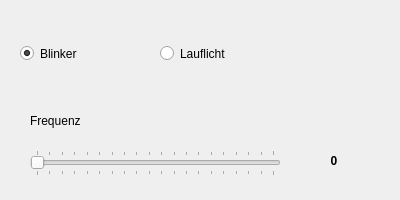
<?xml version="1.0" encoding="UTF-8"?>
<ui version="4.0">
 <class>Gui</class>
 <widget class="QWidget" name="Gui">
  <property name="geometry">
   <rect>
    <x>0</x>
    <y>0</y>
    <width>400</width>
    <height>200</height>
   </rect>
  </property>
  <property name="minimumSize">
   <size>
    <width>400</width>
    <height>200</height>
   </size>
  </property>
  <property name="maximumSize">
   <size>
    <width>400</width>
    <height>200</height>
   </size>
  </property>
  <property name="windowTitle">
   <string>Smartblink</string>
  </property>
  <widget class="QRadioButton" name="blinkButton">
   <property name="geometry">
    <rect>
     <x>20</x>
     <y>40</y>
     <width>119</width>
     <height>27</height>
    </rect>
   </property>
   <property name="text">
    <string>Blinker</string>
   </property>
   <property name="checked">
    <bool>true</bool>
   </property>
   <attribute name="buttonGroup">
    <string notr="true">buttonGroup</string>
   </attribute>
  </widget>
  <widget class="QRadioButton" name="lauflichtButton">
   <property name="geometry">
    <rect>
     <x>160</x>
     <y>40</y>
     <width>119</width>
     <height>27</height>
    </rect>
   </property>
   <property name="text">
    <string>Lauflicht</string>
   </property>
   <attribute name="buttonGroup">
    <string notr="true">buttonGroup</string>
   </attribute>
  </widget>
  <widget class="QSlider" name="speedSlider">
   <property name="geometry">
    <rect>
     <x>30</x>
     <y>150</y>
     <width>251</width>
     <height>26</height>
    </rect>
   </property>
   <property name="minimum">
    <number>1</number>
   </property>
   <property name="maximum">
    <number>20</number>
   </property>
   <property name="orientation">
    <enum>Qt::Horizontal</enum>
   </property>
   <property name="tickPosition">
    <enum>QSlider::TicksBothSides</enum>
   </property>
   <property name="tickInterval">
    <number>1</number>
   </property>
  </widget>
  <widget class="QLabel" name="label">
   <property name="geometry">
    <rect>
     <x>300</x>
     <y>150</y>
     <width>68</width>
     <height>22</height>
    </rect>
   </property>
   <property name="font">
    <font>
     <weight>75</weight>
     <bold>true</bold>
    </font>
   </property>
   <property name="text">
    <string>0</string>
   </property>
   <property name="alignment">
    <set>Qt::AlignCenter</set>
   </property>
  </widget>
  <widget class="QLabel" name="label_2">
   <property name="geometry">
    <rect>
     <x>30</x>
     <y>110</y>
     <width>68</width>
     <height>22</height>
    </rect>
   </property>
   <property name="text">
    <string>Frequenz</string>
   </property>
  </widget>
 </widget>
 <layoutdefault spacing="6" margin="11"/>
 <resources/>
 <connections>
  <connection>
   <sender>speedSlider</sender>
   <signal>valueChanged(int)</signal>
   <receiver>label</receiver>
   <slot>setNum(int)</slot>
   <hints>
    <hint type="sourcelabel">
     <x>137</x>
     <y>156</y>
    </hint>
    <hint type="destinationlabel">
     <x>356</x>
     <y>137</y>
    </hint>
   </hints>
  </connection>
 </connections>
 <buttongroups>
  <buttongroup name="buttonGroup"/>
 </buttongroups>
</ui>
